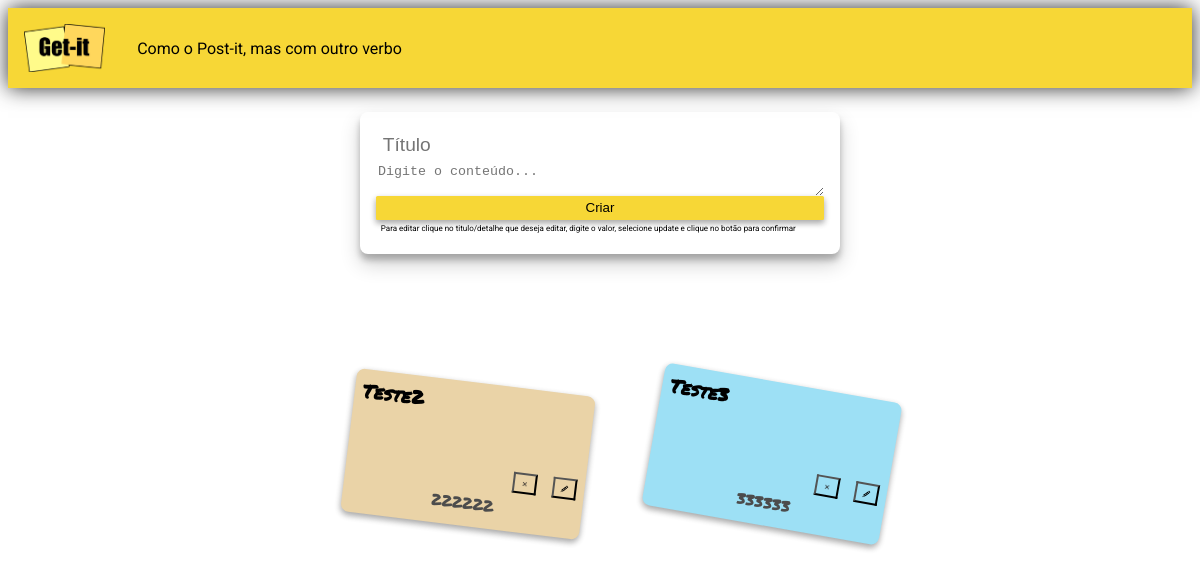
Before: / with the older database file.
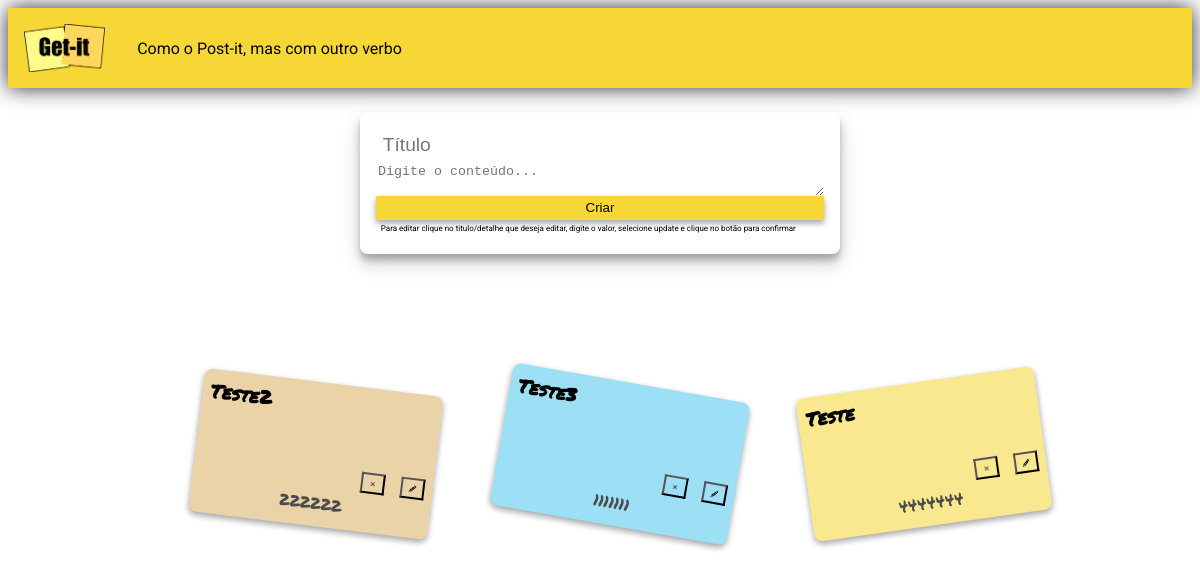
After: the same page with the newer database file.
### notes/models.py (models this page shows, shortened)
class Note(models.Model):
    title = models.CharField(max_length=200)
    content = models.TextField()
    tag = models.ForeignKey(Tag, on_delete=models.CASCADE)

### notes/views.py (the view)
# urls.py: path('', views.index, name='index'),
def index(request):
    if request.method == 'POST':
        id = request.POST.get('id')
        title = request.POST.get('titulo')
        content = request.POST.get('detalhes')
        modo = request.POST.get('modo')
        tag = request.POST.get("tag")
        all_tags = Tag.objects.all()
        tem = False
        for t in all_tags:
            if tag == str(t):
                tag2 = t
                tem = True
                break
            else:
                ''
        if not tem:
            tag2 = Tag(Tag= tag)
            tag2.save()
        novo = Note(title=title, content=content, tag = tag2)
        if modo == "1":
            novo.save()
        tag2.note_set.add(novo)
        return redirect('index')
    else:
        all_notes = Note.objects.all()
    return render(request, 'notes/index.html', {'notes': all_notes})

### notes/templates/notes/index.html (shortened to what this page needs)
{% extends "notes/base.html" %}
{% load static%}
{% block content %}
<div class="appbar">
  <img src="../../static/notes/img/logo-getit.png" class="logo" />
  <span class="subtitle">Como o Post-it, mas com outro verbo</span>
</div>
<main class="container">
  <form class="form-card" method="post">
    <input
    class="form-card-title"
    type="text"
    name="titulo"
    placeholder="Título"
  />
  <textarea
    class="autoresize"
    name="detalhes"
    placeholder="Digite o conteúdo..."
  ></textarea>
  <button class="btn" type="submit">Criar</button>
  <p class="expli">Para editar clique no titulo/detalhe que deseja editar, digite o valor, selecione update e clique no botão para confirmar</p>
</form>
    <main class="container">
<div class="card-container">
  <ul class="linha">
    {% for note in notes %}
    <div class="card">
      <h3 class="edit2">{{note.title}}</h3>
    <div class="linha">
    <form  method= "post" class="" action="/delete">
      <div class="linha">
      <button class="button" type = "submit">
        <img class="pencil" src="../../static/notes/img/x.png"/>
      </button>
    </form>
    <form  method= "post" class="" action="/update">
      <button class="button">
        <img class="pencil" src="../../static/notes/img/pencil.png"/>
      </button>
    </form>
  </div>
</div>
      <div class="card-content">
        <p class="edit">
         {{note.content}}
        </p>
       </div>
    </div>
     {% endfor %}
</main>
{% endblock %}

### notes/templates/notes/base.html (shortened to what this page needs)
<!DOCTYPE html>
<html>
  <head>
    <link
    rel="stylesheet"
    href="https://cdnjs.cloudflare.com/ajax/libs/meyer-reset/2.0/reset.min.css"
  />
  <link rel="stylesheet" href="../../static/notes/css/getit.css" />
  </head>
  <body>
    {% block content %} {% endblock %}
  </body>
</html>

### notes/static/notes/css/getit.css (style rules this page uses)
html, body { font-family: "Roboto", sans-serif; }
.appbar { display: flex; flex-direction: row; height: 5rem; align-items: center; background-color: #f7d736; box-shadow: 0 0px 0px rgba(0,0,0,0.19), 0 0px 20px #2c2c2c; }
.logo { margin: 1rem; height: 3rem; }
.subtitle { margin: 1rem; }
.container { display: flex; flex-direction: column; align-items: center; height: 10.5rem; }
.form-card { display: flex; flex-direction: column; padding: 1rem; margin: 1.5rem; width: 28rem; height: 10.5rem; box-shadow: 0 10px 20px rgba(0,0,0,0.19), 0 6px 6px rgba(0,0,0,0.23); border-radius: 0.5rem; justify-content: space-between; margin-bottom: 5rem; }
.form-card-title { margin: 0.3rem; border-top-style: hidden; border-right-style: hidden; border-left-style: hidden; border-bottom-style: hidden; font-size: 120%; }
.autoresize { border-top-style: hidden; border-right-style: hidden; border-left-style: hidden; border-bottom-style: hidden; }
.btn { border-top-style: hidden; border-right-style: hidden; border-left-style: hidden; border-bottom-style: hidden; background-color: #f7d736; height: 1.5rem; border-radius: 0.1rem; box-shadow: 0 3px 6px rgba(0,0,0,0.16), 0 3px 6px rgba(0,0,0,0.23); }
.card-container { display: flex; flex-direction: row; flex-wrap: wrap; justify-content: center; }
.card { display: flex; flex-direction: column; justify-content: center; align-items: center; height: 9rem; width: 15rem; margin: 2rem; border-radius: 0.5rem; box-shadow: 0 3px 6px rgba(0,0,0,0.16), 0 3px 6px rgba(0,0,0,0.23); }
.card-color-1 { background-color: #ead3a7; }
.card-color-2 { background-color: #9de0f5; }
.card-color-4 { background-color: #fae890; }
.card-rotation-3 { rotate: 10deg; }
.card-rotation-6 { rotate: -8deg; }
.card-rotation-11 { rotate: 7deg; }
.card-content { font-family: 'Permanent Marker', cursive; display: flex; flex-direction: column; align-items: center; justify-content: center; height: 100%; width: 30%; color: #4c4c4c; }
.pencil { height: 0.5rem; }
.button { margin: 0.5rem; align-self: flex-end; background-color: transparent; }
.edit { border-width: 0px; font-family: 'Permanent Marker', cursive; margin-bottom: 0.5rem; }
.edit2 { font-family: 'Permanent Marker', cursive; font-weight: bold; align-self: flex-start; color: black; margin: 0.5rem; }
.linha { margin-top: 1rem ; display: flex; flex-direction: row; justify-content: flex-end; align-items: center; height: 20%; width: 100%; flex-wrap: wrap; }
.expli { margin:0.3rem; font-size: 50%; }

Changed rows visible on the page:
changed Note "Teste3": content "333333" → "1111111"
added Note: title "Teste", content "4444444"
